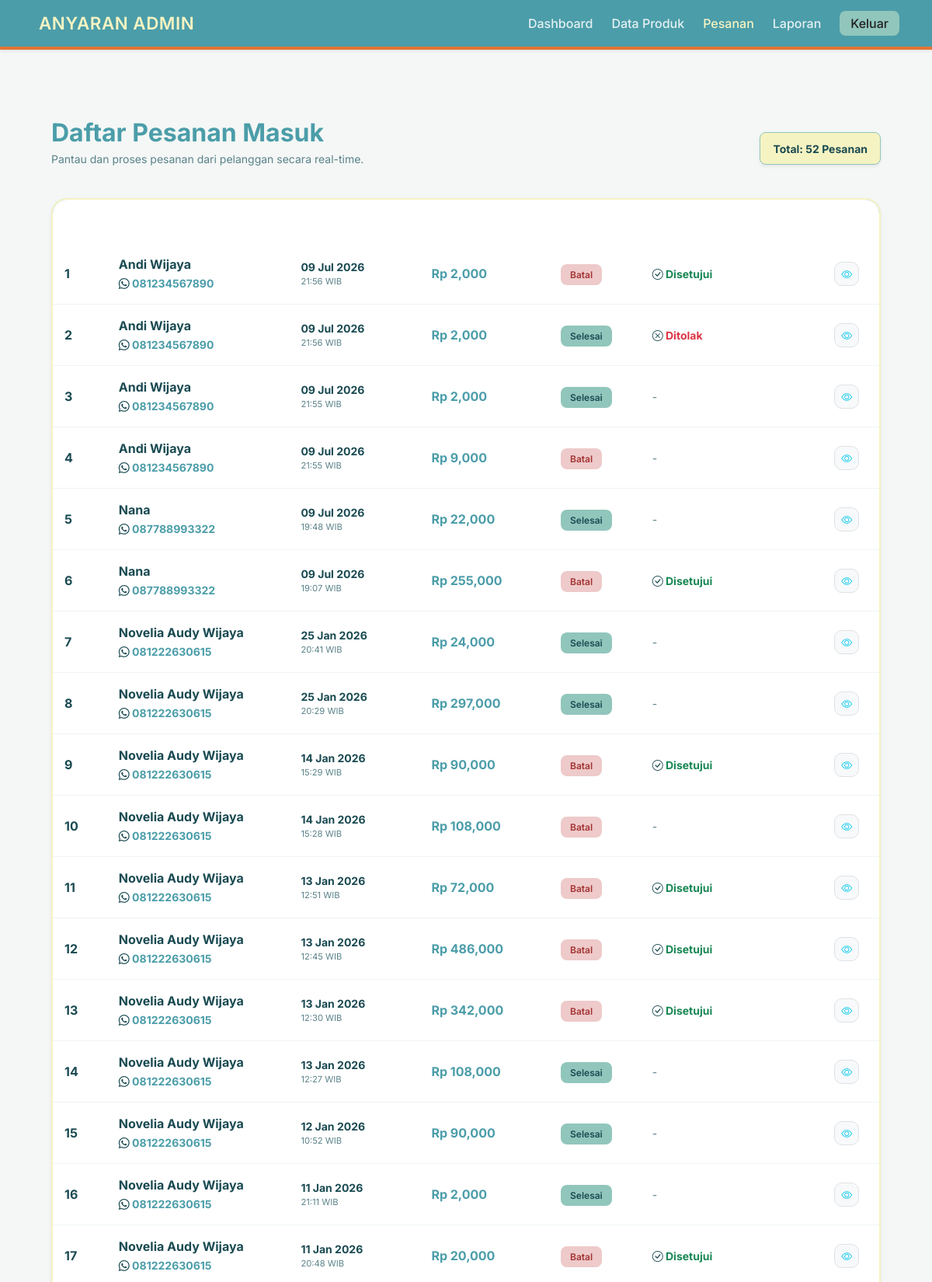
The page /admin/pesanan.php (upper part) on the database its author committed.
### tables this page shows
CREATE TABLE `pesanan` (
  `id` int(11) NOT NULL,
  `id_pelanggan` int(11) DEFAULT NULL,
  `id_produk` int(11) DEFAULT NULL,
  `jumlah_beli` int(11) NOT NULL,
  `total_bayar` int(11) NOT NULL,
  `status_pesanan` enum('Baru','Proses','Selesai','Dibatalkan') DEFAULT 'Baru',
  `alasan_batal` text DEFAULT NULL,
  `tanggal_pesan` timestamp NOT NULL DEFAULT current_timestamp(),
  `alasan_batal_user` text DEFAULT NULL,
  `persetujuan_batal` enum('Menunggu','Disetujui','Ditolak') DEFAULT 'Menunggu'
);

CREATE TABLE `pelanggan` (
  `id` int(11) NOT NULL,
  `nama_pelanggan` varchar(100) NOT NULL,
  `no_whatsapp` varchar(20) NOT NULL,
  `alamat_lengkap` text DEFAULT NULL,
  `email` varchar(100) DEFAULT NULL,
  `password` varchar(255) NOT NULL
);

### admin/pesanan.php (the view, shortened to what this page needs)
<?php
include 'header_admin.php';
?>
<div class="main-content">
    <div class="container-fluid px-4">
        <div class="d-flex justify-content-between align-items-center mb-4">
            <div>
                <h2 class="fw-bold mb-1" style="color: var(--color-2) !important;">Daftar Pesanan Masuk</h2>
                <p class="text-muted small">Pantau dan proses pesanan dari pelanggan secara real-time.</p>
            </div>
            <div class="p-2 px-3 rounded-3 shadow-sm" style="background-color: var(--color-3); border: 1px solid var(--color-1);">
                <span class="fw-bold small">Total: <?php echo $conn->query("SELECT id FROM pesanan")->num_rows; ?> Pesanan</span>
            </div>
        </div>
        <div class="table-container shadow-sm">
            <div class="table-responsive">
                <table class="table table-hover mb-0 align-middle">
                    <thead>
                        <tr>
                            <th class="ps-4">No</th>
                            <th>Pelanggan</th>
                            <th>Waktu Pesan</th>
                            <th>Total Bayar</th>
                            <th>Status</th>
                            <th>Persetujuan Batal</th>
                            <th class="text-center pe-4">Aksi</th>
                        </tr>
                    </thead>
                    <tbody>
                        <?php
                        $no = 1;
                        $ambil = $conn->query("
                            SELECT pesanan.*, pelanggan.nama_pelanggan, pelanggan.no_whatsapp
                            FROM pesanan
                            JOIN pelanggan ON pesanan.id_pelanggan = pelanggan.id
                            ORDER BY pesanan.tanggal_pesan DESC
                        ");
                        while($p = $ambil->fetch_assoc()):
                            $status = $p['status_pesanan'];
                            $persetujuan_batal = $p['persetujuan_batal'];
                            $alasan_user = $p['alasan_batal_user'];
                        ?>
                        <tr>
                            <td class="ps-4 fw-bold text-muted"><?= $no++; ?></td>
                            <td>
                                <div class="fw-bold mb-0"><?= htmlspecialchars($p['nama_pelanggan']); ?></div>
                                <a href="https://wa.me/<?= $p['no_whatsapp']; ?>" target="_blank" class="text-decoration-none small fw-bold" style="color: var(--color-2) !important;">
                                    <i class="bi bi-whatsapp"></i> <?= htmlspecialchars($p['no_whatsapp']); ?>
                                </a>
                            </td>
                            <td>
                                <div class="fw-bold small"><?= date('d M Y', strtotime($p['tanggal_pesan'])); ?></div>
                                <div class="text-muted small" style="font-size: 0.7rem;"><?= date('H:i', strtotime($p['tanggal_pesan'])); ?> WIB</div>
                            </td>
                            <td class="fw-bold" style="color: var(--color-2) !important;">
                                Rp <?= number_format($p['total_bayar']); ?>
                            </td>
                            <td>
                                <?php
                                if($status == 'Baru') echo '<span class="badge-custom bg-baru">Baru</span>';
                                elseif($status == 'Proses') echo '<span class="badge-custom bg-proses text-white">Dikirim</span>';
                                elseif($status == 'Selesai') echo '<span class="badge-custom bg-selesai">Selesai</span>';
                                elseif($status == 'Dibatalkan') echo '<span class="badge-custom bg-batal">Batal</span>';
                                ?>
                            </td>
                            <td>
                                <?php
                                if(!empty($alasan_user) && $persetujuan_batal == 'Menunggu' && $status != 'Dibatalkan'){
                                    echo '<span class="badge bg-baru animate-pulse small p-1 px-2 rounded-pill"><i class="bi bi-exclamation-circle me-1"></i>Minta Batal</span>';
                                } elseif($persetujuan_batal == 'Disetujui') {
                                    echo '<span class="text-success small fw-bold"><i class="bi bi-check-circle"></i> Disetujui</span>';
                                } elseif($persetujuan_batal == 'Ditolak') {
                                    echo '<span class="text-danger small fw-bold"><i class="bi bi-x-circle"></i> Ditolak</span>';
                                } else {
                                    echo '<span class="text-muted small">-</span>';
                                }
                                ?>
                            </td>
                            <td class="text-center pe-4">
                                <div class="btn-group gap-1">
                                    <a href="detail_pesanan.php?id=<?= $p['id']; ?>" class="btn btn-sm btn-action-custom border" style="background-color: #f8f9fa;">
                                        <i class="bi bi-eye text-info"></i>
                                    </a>
                                </div>
                            </td>
                        </tr>
                        <?php endwhile; ?>
                    </tbody>
                </table>
            </div>
        </div>
    </div>
</div>
<?php include 'footer_admin.php'; ?>

### admin/header_admin.php (style rules this page uses)
:root { --biru: #4B9DA9; --kuning: #F6F3C2; --orange: #E37434; }
body { font-family: 'Inter', sans-serif; }

### admin/pesanan.php (style rules this page uses)
:root { --color-1: #91C6BC; --color-2: #4B9DA9; --color-3: #F6F3C2; --color-4: #E37434; --text-dark: #1a4a52; --text-muted: #5a8289; }
body { background-color: #f4f7f6; background-image: url("https://www.transparenttextures.com/patterns/cream-paper.png"); color: var(--text-dark); }
.main-content { min-height: 100vh; padding: 40px 0; }
.table-container { background: white; border-radius: 20px; box-shadow: 0 10px 30px rgba(75, 157, 169, 0.1); overflow: hidden; border: 2px solid var(--color-3); }
.table thead { background-color: var(--color-2); }
.table th { border: none; padding: 18px !important; font-weight: 600; text-transform: uppercase; font-size: 0.85rem; color: white !important; }
.table td { padding: 15px !important; border-bottom: 1px solid #f0f4f4; vertical-align: middle; color: var(--text-dark) !important; }
h1, h2, h3, h5, strong, i { color: var(--text-dark) !important; }
.text-muted { color: var(--text-muted) !important; }
.badge-custom { padding: 6px 12px; border-radius: 8px; font-weight: 600; font-size: 0.75rem; border: none; }
.bg-selesai { background-color: var(--color-1); color: var(--text-dark) !important; }
.bg-batal { background-color: #eecaca; color: #a33333 !important; }
.btn-action-custom { border-radius: 10px; font-weight: 600; transition: 0.3s; }

### rows shown on the page
pesanan: id_pelanggan.nama_pelanggan "Andi Wijaya", id_pelanggan.no_whatsapp "081234567890", tanggal_pesan "09 Jul 2026", tanggal_pesan "21:56", total_bayar "2,000", status_pesanan "Batal", persetujuan_batal "Disetujui" (drawn)
pesanan: id_pelanggan.nama_pelanggan "Andi Wijaya", id_pelanggan.no_whatsapp "081234567890", tanggal_pesan "09 Jul 2026", tanggal_pesan "21:56", total_bayar "2,000", status_pesanan "Selesai", persetujuan_batal "Ditolak" (drawn)
pesanan: id_pelanggan.nama_pelanggan "Andi Wijaya", id_pelanggan.no_whatsapp "081234567890", tanggal_pesan "09 Jul 2026", tanggal_pesan "21:55", total_bayar "2,000", status_pesanan "Selesai"
pesanan: id_pelanggan.nama_pelanggan "Andi Wijaya", id_pelanggan.no_whatsapp "081234567890", tanggal_pesan "09 Jul 2026", tanggal_pesan "21:55", total_bayar "9,000", status_pesanan "Batal"
pesanan: id_pelanggan.nama_pelanggan "Nana", id_pelanggan.no_whatsapp "087788993322", tanggal_pesan "09 Jul 2026", tanggal_pesan "19:48", total_bayar "22,000", status_pesanan "Selesai"
pesanan: id_pelanggan.nama_pelanggan "Nana", id_pelanggan.no_whatsapp "087788993322", tanggal_pesan "09 Jul 2026", tanggal_pesan "19:07", total_bayar "255,000", status_pesanan "Batal", persetujuan_batal "Disetujui" (drawn)
pesanan: id_pelanggan.nama_pelanggan "Novelia Audy Wijaya", id_pelanggan.no_whatsapp "081222630615", tanggal_pesan "25 Jan 2026", tanggal_pesan "20:41", total_bayar "24,000", status_pesanan "Selesai"
pesanan: id_pelanggan.nama_pelanggan "Novelia Audy Wijaya", id_pelanggan.no_whatsapp "081222630615", tanggal_pesan "25 Jan 2026", tanggal_pesan "20:29", total_bayar "297,000", status_pesanan "Selesai"
pesanan: id_pelanggan.nama_pelanggan "Novelia Audy Wijaya", id_pelanggan.no_whatsapp "081222630615", tanggal_pesan "14 Jan 2026", tanggal_pesan "15:29", total_bayar "90,000", status_pesanan "Batal", persetujuan_batal "Disetujui" (drawn)
pesanan: id_pelanggan.nama_pelanggan "Novelia Audy Wijaya", id_pelanggan.no_whatsapp "081222630615", tanggal_pesan "14 Jan 2026", tanggal_pesan "15:28", total_bayar "108,000", status_pesanan "Batal"
pesanan: id_pelanggan.nama_pelanggan "Novelia Audy Wijaya", id_pelanggan.no_whatsapp "081222630615", tanggal_pesan "13 Jan 2026", tanggal_pesan "12:51", total_bayar "72,000", status_pesanan "Batal", persetujuan_batal "Disetujui" (drawn)
pesanan: id_pelanggan.nama_pelanggan "Novelia Audy Wijaya", id_pelanggan.no_whatsapp "081222630615", tanggal_pesan "13 Jan 2026", tanggal_pesan "12:45", total_bayar "486,000", status_pesanan "Batal", persetujuan_batal "Disetujui" (drawn)
pesanan: id_pelanggan.nama_pelanggan "Novelia Audy Wijaya", id_pelanggan.no_whatsapp "081222630615", tanggal_pesan "13 Jan 2026", tanggal_pesan "12:30", total_bayar "342,000", status_pesanan "Batal", persetujuan_batal "Disetujui" (drawn)
pesanan: id_pelanggan.nama_pelanggan "Novelia Audy Wijaya", id_pelanggan.no_whatsapp "081222630615", tanggal_pesan "13 Jan 2026", tanggal_pesan "12:27", total_bayar "108,000", status_pesanan "Selesai"
pesanan: id_pelanggan.nama_pelanggan "Novelia Audy Wijaya", id_pelanggan.no_whatsapp "081222630615", tanggal_pesan "12 Jan 2026", tanggal_pesan "10:52", total_bayar "90,000", status_pesanan "Selesai"
pesanan: id_pelanggan.nama_pelanggan "Novelia Audy Wijaya", id_pelanggan.no_whatsapp "081222630615", tanggal_pesan "11 Jan 2026", tanggal_pesan "21:11", total_bayar "2,000", status_pesanan "Selesai"
pesanan: id_pelanggan.nama_pelanggan "Novelia Audy Wijaya", id_pelanggan.no_whatsapp "081222630615", tanggal_pesan "11 Jan 2026", tanggal_pesan "20:48", total_bayar "20,000", status_pesanan "Batal", persetujuan_batal "Disetujui" (drawn)

### other values the page prints
$conn->query("SELECT id FROM pesanan")->num_rows "52"
